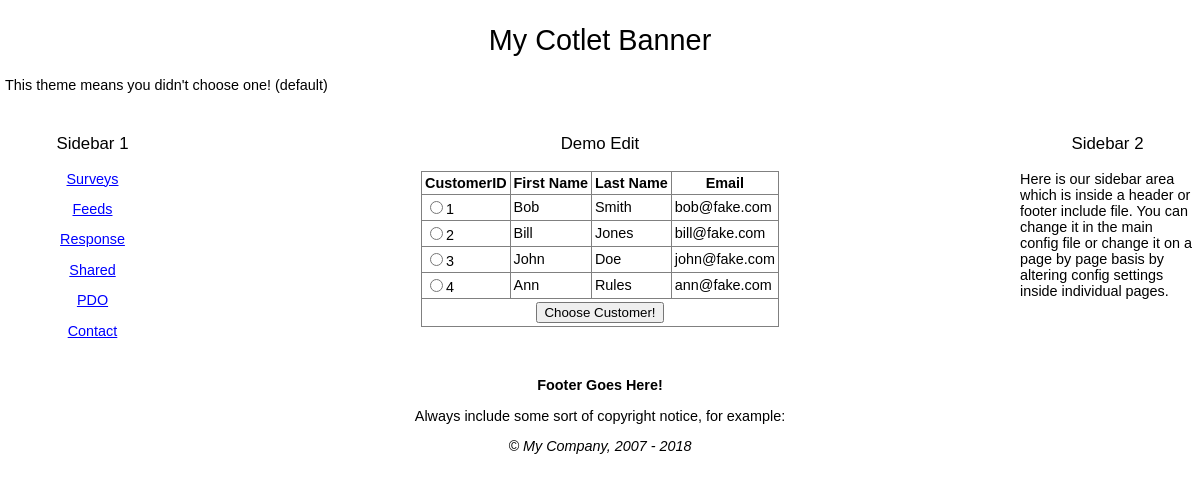
Page /demo/demo_edit.php on the committed database.
### tables this page shows
create table test_Customers
( CustomerID int unsigned not null auto_increment primary key,
LastName varchar(50),
FirstName varchar(50),
Email varchar(80)
);

### demo/demo_edit.php (the view, shortened to what this page needs)
<?php
require '../inc_0700/config_inc.php';
if(isset($_REQUEST['act'])){$myAction = (trim($_REQUEST['act']));}else{$myAction = "";}
switch ($myAction)
{
	default:
	 	selectFirst();
}
function selectFirst()
{
	echo '<h3 align="center">' . smartTitle() . '</h3>';
	$sql = "select CustomerID,FirstName,LastName,Email from test_Customers";
	$result = mysqli_query(IDB::conn(),$sql) or die(trigger_error(mysqli_error(IDB::conn()), E_USER_ERROR));
	if (mysqli_num_rows($result) > 0)
	{
		echo '<form action="' . THIS_PAGE . '" method="post" onsubmit="return checkForm(this);">';
		echo '<table align="center" border="1" style="border-collapse:collapse" cellpadding="3" cellspacing="3">';
		echo '<tr>
				<th>CustomerID</th>
				<th>First Name</th>
				<th>Last Name</th>
				<th>Email</th>
			</tr>
			';
		while ($row = mysqli_fetch_assoc($result))
		{
			echo '<tr>
					<td>
				 	<input type="radio" name="CustomerID" value="' . (int)$row['CustomerID'] . '">'
				     . (int)$row['CustomerID'] . '</td>
				    <td>' . dbOut($row['FirstName']) . '</td>
				    <td>' . dbOut($row['LastName']) . '</td>
				    <td>' . dbOut($row['Email']) . '</td>
				</tr>
				';
		}
		echo '<tr>
				<td align="center" colspan="4">
					<input type="submit" value="Choose Customer!"></em>
				</td>
			  </tr>
			  </table>
			  </form>
			  ';
	}else{
      echo '<div align="center"><h3>Currently No Customers in Database.</h3></div>';
	}
}

### include/default_style.css (style rules this page uses)
body { font-size: .9em; font-family: Verdana, Geneva, Arial, Helvetica, sans-serif; padding:0; margin:0; background-color:#FFFFFF; }
td { font-family: Verdana, Geneva, Arial, Helvetica, sans-serif; }
h1, h2, h3, h4, h5, h6 { font-weight: normal; }

### rows in the picture
test_customers: CustomerID "1", FirstName "Bob", LastName "Smith", Email "bob@fake.com"
test_customers: CustomerID "2", FirstName "Bill", LastName "Jones", Email "bill@fake.com"
test_customers: CustomerID "3", FirstName "John", LastName "Doe", Email "john@fake.com"
test_customers: CustomerID "4", FirstName "Ann", LastName "Rules", Email "ann@fake.com"

### other values in the picture
$config->banner "My Cotlet Banner"
$aText[0] "Surveys"
$aText[0] "Feeds"
$aText[0] "Response"
$aText[0] "Shared"
$aText[0] "PDO"
$aText[0] "Contact"
smartTitle() "Demo Edit"
